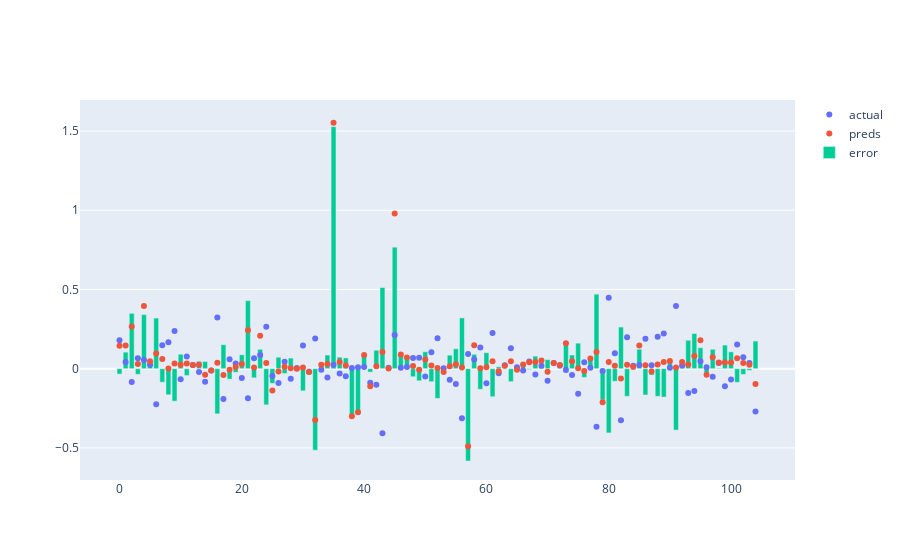

Notebook cell for this chart:
### Code cell
# Visualizing results
fig = go.Figure()

# fig = px.scatter(
#     compare,
#     x=compare.index,
#     y=['actual', 'preds'],
#     title='Actual vs. Prediction',
#     labels={}
# )
# Add traces
fig.add_trace(go.Scatter(x=compare.index, y=compare['actual'],
                    mode='markers',
                    name='actual'))
fig.add_trace(go.Scatter(x=compare.index, y=compare['preds'],
                    mode='markers',
                    name='preds'))
fig.add_trace(go.Bar(x=compare.index, y=compare['error'],
                    name='error'))

fig.show()
